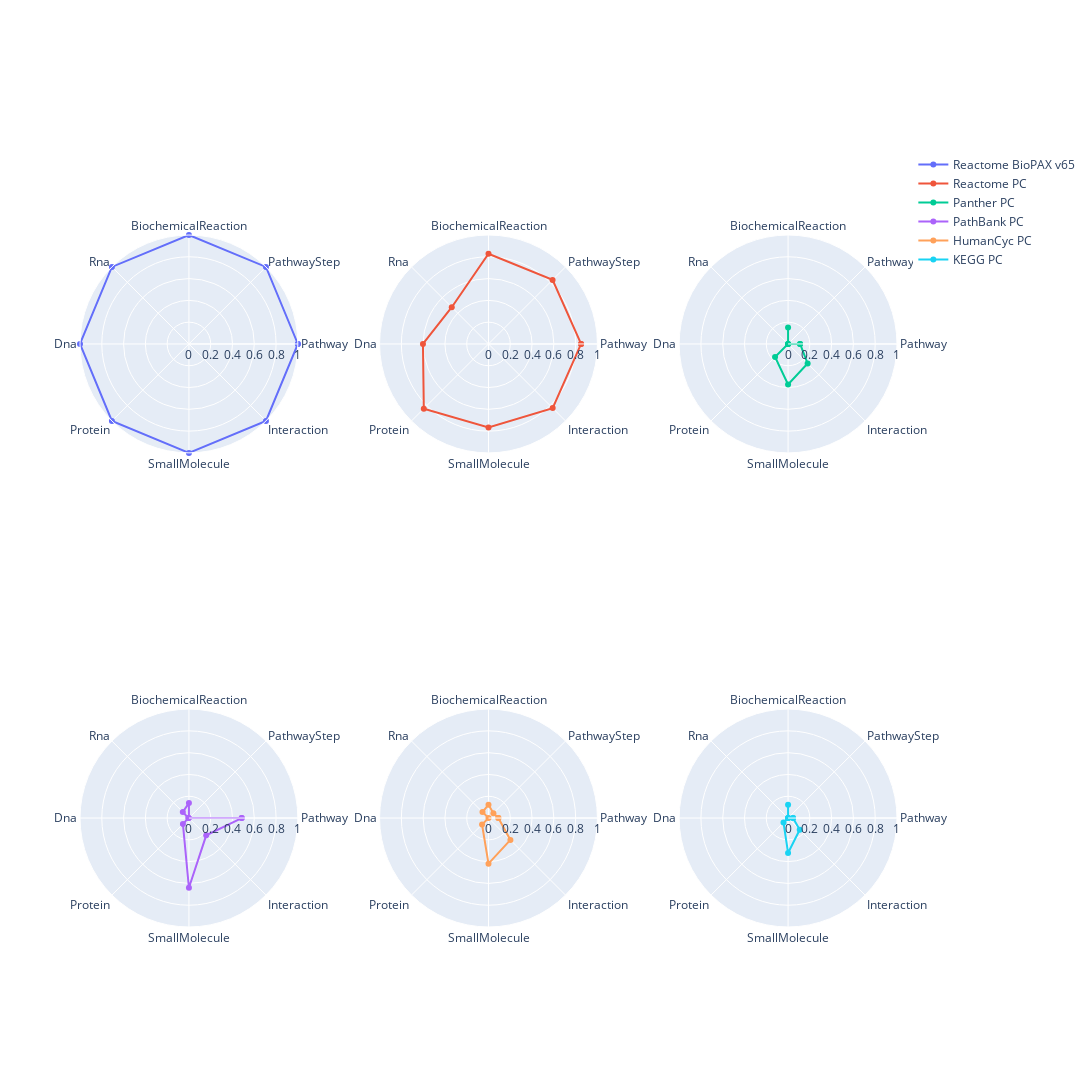

Notebook code for this chart:
### Markdown cell above
## Generate the radar plots

We generate here the radar plots for the pathway databases that are maintained: Reactome (standalone export version 65 and PathwayCommons version), Panther (PathwayCommons), PathBank (PathwayCommons), HumanCyc (PathwayCommons), KEGG (PathwayCommons)

### Code cell
fig = make_subplots(rows=2, 
                    cols=3, 
                    start_cell="top-left", 
                    horizontal_spacing=0.1,
                    vertical_spacing=0.1,
                    specs=[
    [{"type":"scatterpolar"}, {"type":"scatterpolar"}, {"type":"scatterpolar"}],
    [{"type":"scatterpolar"}, {"type":"scatterpolar"}, {"type":"scatterpolar"}]
])  

fig.add_trace(go.Scatterpolar(name = "Reactome BioPAX v65", r = counts_reactome_v65, theta=classes), 1, 1)
fig.add_trace(go.Scatterpolar(name = "Reactome PC", r = counts_reactome_pc, theta=classes), 1, 2)
fig.add_trace(go.Scatterpolar(name = "Panther PC", r = counts_panther, theta=classes), 1, 3)
fig.add_trace(go.Scatterpolar(name = "PathBank PC", r = counts_pathbank, theta=classes), 2, 1)
fig.add_trace(go.Scatterpolar(name = "HumanCyc PC", r = counts_humancyc, theta=classes), 2, 2)
fig.add_trace(go.Scatterpolar(name = "KEGG PC", r = counts_kegg, theta=classes), 2, 3)


fig.update_layout(margin=dict(t=150))
fig.update_polars(radialaxis=dict(range=[0, 1])) # same axis
fig.update_layout(width=1600, height=1300, polar=dict(radialaxis=dict(visible=True)))
fig.write_image("../Results/radar_plot_bp_classes_updated_databases.pdf")
fig.write_image("../Results/radar_plot_bp_classes_updated_databases.svg")
fig.show()

### Figure 1 — Plotly figure (JSON) as saved in the notebook; plotly's stock layout.template omitted (floating-point values rounded to 4 significant figures)
{"data": [{"name": "Reactome BioPAX v65", "r": [1, 1, 1, 1, 1, 1, 1, 1, 1, 1], "subplot": "polar", "theta": ["Pathway", "PathwayStep", "BiochemicalReaction", "Rna", "Dna", "Protein", "SmallMolecule", "Interaction", "Pathway"], "type": "scatterpolar"}, {"name": "Reactome PC", "r": [0.85, 0.8318, 0.8283, 0.4771, 0.6018, 0.8399, 0.7666, 0.833, 0.85, 0.85], "subplot": "polar2", "theta": ["Pathway", "PathwayStep", "BiochemicalReaction", "Rna", "Dna", "Protein", "SmallMolecule", "Interaction", "Pathway"], "type": "scatterpolar"}, {"name": "Panther PC", "r": [0.1104, 0, 0.1511, 0, 0, 0.1688, 0.3726, 0.2537, 0.1104, 0.1104], "subplot": "polar3", "theta": ["Pathway", "PathwayStep", "BiochemicalReaction", "Rna", "Dna", "Protein", "SmallMolecule", "Interaction", "Pathway"], "type": "scatterpolar"}, {"name": "PathBank PC", "r": [0.4845, 0, 0.1375, 0.07951, 0.006085, 0.07808, 0.6401, 0.2244, 0.4845, 0.4845], "subplot": "polar4", "theta": ["Pathway", "PathwayStep", "BiochemicalReaction", "Rna", "Dna", "Protein", "SmallMolecule", "Interaction", "Pathway"], "type": "scatterpolar"}, {"name": "HumanCyc PC", "r": [0.09053, 0.06351, 0.1227, 0.07798, 0, 0.08379, 0.4184, 0.2844, 0.09053, 0.09053], "subplot": "polar5", "theta": ["Pathway", "PathwayStep", "BiochemicalReaction", "Rna", "Dna", "Protein", "SmallMolecule", "Interaction", "Pathway"], "type": "scatterpolar"}, {"name": "KEGG PC", "r": [0.04564, 0, 0.1212, 0, 0, 0.05915, 0.3202, 0.1513, 0.04564, 0.04564], "subplot": "polar6", "theta": ["Pathway", "PathwayStep", "BiochemicalReaction", "Rna", "Dna", "Protein", "SmallMolecule", "Interaction", "Pathway"], "type": "scatterpolar"}], "layout": {"height": 1300, "margin": {"t": 150}, "polar": {"domain": {"x": [0, 0.2667], "y": [0.55, 1]}, "radialaxis": {"range": [0, 1], "visible": true}}, "polar2": {"domain": {"x": [0.3667, 0.6333], "y": [0.55, 1]}, "radialaxis": {"range": [0, 1]}}, "polar3": {"domain": {"x": [0.7333, 1], "y": [0.55, 1]}, "radialaxis": {"range": [0, 1]}}, "polar4": {"domain": {"x": [0, 0.2667], "y": [0, 0.45]}, "radialaxis": {"range": [0, 1]}}, "polar5": {"domain": {"x": [0.3667, 0.6333], "y": [0, 0.45]}, "radialaxis": {"range": [0, 1]}}, "polar6": {"domain": {"x": [0.7333, 1], "y": [0, 0.45]}, "radialaxis": {"range": [0, 1]}}, "width": 1600}}
